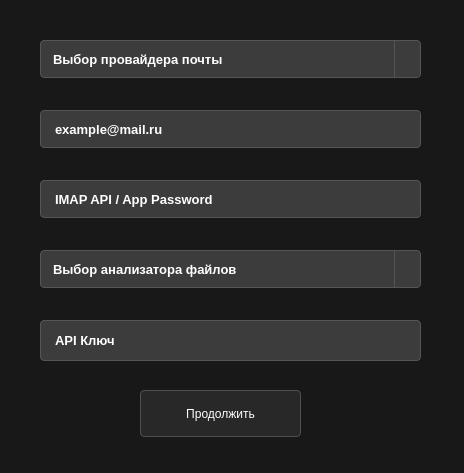
<?xml version="1.0" encoding="UTF-8"?>
<ui version="4.0">
 <class>input_data</class>
 <widget class="QDialog" name="input_data">
  <property name="geometry">
   <rect>
    <x>0</x>
    <y>0</y>
    <width>464</width>
    <height>473</height>
   </rect>
  </property>
  <property name="windowTitle">
   <string>Dialog</string>
  </property>
  <property name="styleSheet">
   <string notr="true">background-color: rgb(24, 24, 24)</string>
  </property>
  <widget class="QPushButton" name="pushButton">
   <property name="geometry">
    <rect>
     <x>140</x>
     <y>390</y>
     <width>161</width>
     <height>47</height>
    </rect>
   </property>
   <property name="styleSheet">
    <string notr="true">QPushButton {
    background-color: rgb(40, 40, 40);
    color: #ffffff;
    border: 1px solid rgb(80, 80, 80);
    border-radius: 4px;
    padding: 10px 20px;
    font: bold 14px 'Arial Black', 'Arial', sans-serif;
    min-height: 25px;
}

QPushButton:hover {
    background-color: rgb(50, 50, 50);
    border-color: #0078d7;
}

QPushButton:pressed {
    background-color: rgb(30, 30, 30);
    border-color: #0078d7;
}

QPushButton:disabled {
    background-color: rgb(30, 30, 30);
    color: #666666;
    border-color: rgb(60, 60, 60);
}</string>
   </property>
   <property name="text">
    <string>Продолжить</string>
   </property>
  </widget>
  <widget class="QLineEdit" name="email">
   <property name="geometry">
    <rect>
     <x>40</x>
     <y>110</y>
     <width>381</width>
     <height>38</height>
    </rect>
   </property>
   <property name="styleSheet">
    <string notr="true">QLineEdit {
    background-color: #3c3c3c;
    color: #ffffff;
    border: 1px solid #555555;
    border-radius: 4px;
    padding: 8px 12px;
    font-size: 13px;
    min-height: 20px;
font-size: 13px;
    min-height: 20px;
    font-family: 'Arial Black', 'Arial', sans-serif;
    font-weight: bold;
}

QLineEdit:hover {
    border-color: #0078d7;
    background-color: #404040;
}

QLineEdit:focus {
    border-color: #0078d7;
    background-color: #404040;
}

QLineEdit::placeholder {
    color: #888888;
}
</string>
   </property>
   <property name="text">
    <string>example@mail.ru</string>
   </property>
  </widget>
  <widget class="QLineEdit" name="credentials">
   <property name="geometry">
    <rect>
     <x>40</x>
     <y>180</y>
     <width>381</width>
     <height>38</height>
    </rect>
   </property>
   <property name="styleSheet">
    <string notr="true">QLineEdit {
    background-color: #3c3c3c;
    color: #ffffff;
    border: 1px solid #555555;
    border-radius: 4px;
    padding: 8px 12px;
    font-size: 13px;
    min-height: 20px;
font-size: 13px;
    min-height: 20px;
    font-family: 'Arial Black', 'Arial', sans-serif;
    font-weight: bold;
}

QLineEdit:hover {
    border-color: #0078d7;
    background-color: #404040;
}

QLineEdit:focus {
    border-color: #0078d7;
    background-color: #404040;
}

QLineEdit::placeholder {
    color: #888888;
}
</string>
   </property>
   <property name="text">
    <string>IMAP API / App Password</string>
   </property>
  </widget>
  <widget class="QLineEdit" name="apikey">
   <property name="geometry">
    <rect>
     <x>40</x>
     <y>320</y>
     <width>381</width>
     <height>41</height>
    </rect>
   </property>
   <property name="styleSheet">
    <string notr="true">QLineEdit {
    background-color: #3c3c3c;
    color: #ffffff;
    border: 1px solid #555555;
    border-radius: 4px;
    padding: 8px 12px;
    font-size: 13px;
    min-height: 20px;
font-size: 13px;
    min-height: 20px;
    font-family: 'Arial Black', 'Arial', sans-serif;
    font-weight: bold;
}

QLineEdit:hover {
    border-color: #0078d7;
    background-color: #404040;
}

QLineEdit:focus {
    border-color: #0078d7;
    background-color: #404040;
}

QLineEdit::placeholder {
    color: #888888;
}
</string>
   </property>
   <property name="text">
    <string>API Ключ</string>
   </property>
  </widget>
  <widget class="QComboBox" name="provider">
   <property name="geometry">
    <rect>
     <x>40</x>
     <y>40</y>
     <width>381</width>
     <height>38</height>
    </rect>
   </property>
   <property name="styleSheet">
    <string notr="true">QComboBox {
    background-color: #3c3c3c;
    color: #ffffff;
    border: 1px solid #555555;
    border-radius: 4px;
    padding: 8px 12px;
    font-size: 13px;
    min-height: 20px;
font-size: 13px;
    min-height: 20px;
    font-family: 'Arial Black', 'Arial', sans-serif;
    font-weight: bold;
}

QComboBox:hover {
    border-color: #0078d7;
    background-color: #404040;
}

QComboBox::drop-down {
    subcontrol-origin: padding;
    subcontrol-position: top right;
    width: 25px;
    border-left: 1px solid #555555;
    background-color: #3c3c3c;
    border-top-right-radius: 4px;
    border-bottom-right-radius: 4px;
}

QComboBox::down-arrow {
    image: none;
    border-left: 5px solid transparent;
    border-right: 5px solid transparent;
    border-top: 5px solid #888888;
    width: 0;
    height: 0;
    margin-right: 5px;
}</string>
   </property>
   <item>
    <property name="text">
     <string>Выбор провайдера почты</string>
    </property>
   </item>
   <item>
    <property name="text">
     <string>Google</string>
    </property>
   </item>
   <item>
    <property name="text">
     <string>Yandex</string>
    </property>
   </item>
  </widget>
  <widget class="QComboBox" name="analyze">
   <property name="geometry">
    <rect>
     <x>40</x>
     <y>250</y>
     <width>381</width>
     <height>38</height>
    </rect>
   </property>
   <property name="styleSheet">
    <string notr="true">QComboBox {
    background-color: #3c3c3c;
    color: #ffffff;
    border: 1px solid #555555;
    border-radius: 4px;
    padding: 8px 12px;
    font-size: 13px;
    min-height: 20px;
font-size: 13px;
    min-height: 20px;
    font-family: 'Arial Black', 'Arial', sans-serif;
    font-weight: bold;
}

QComboBox:hover {
    border-color: #0078d7;
    background-color: #404040;
}

QComboBox::drop-down {
    subcontrol-origin: padding;
    subcontrol-position: top right;
    width: 25px;
    border-left: 1px solid #555555;
    background-color: #3c3c3c;
    border-top-right-radius: 4px;
    border-bottom-right-radius: 4px;
}

QComboBox::down-arrow {
    image: none;
    border-left: 5px solid transparent;
    border-right: 5px solid transparent;
    border-top: 5px solid #888888;
    width: 0;
    height: 0;
    margin-right: 5px;
}</string>
   </property>
   <item>
    <property name="text">
     <string>Выбор анализатора файлов</string>
    </property>
   </item>
   <item>
    <property name="text">
     <string>VirusTotal</string>
    </property>
   </item>
   <item>
    <property name="text">
     <string>Dr. Web</string>
    </property>
   </item>
  </widget>
 </widget>
 <resources/>
 <connections/>
</ui>
